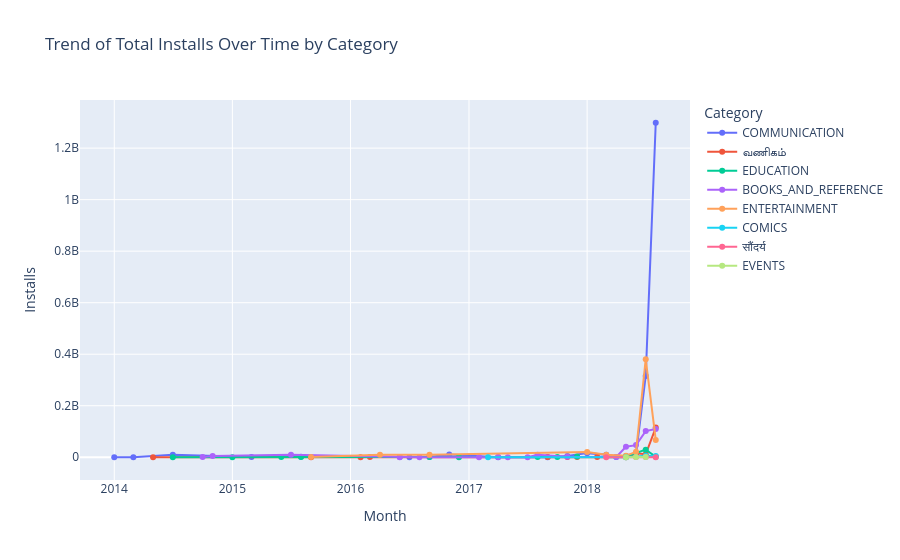

This figure's notebook cell:
### Code cell
for _, row in growth.iterrows():

    fig.add_vrect(
        x0=row["Month"],
        x1=row["Month"],
        fillcolor="lightgreen",
        opacity=0.3,
        line_width=0
    )
fig.show()

### Figure 1 — Plotly figure (JSON) as saved in the notebook; plotly's stock layout.template omitted (floating-point values rounded to 4 significant figures)
{"data": [{"hovertemplate": "Category=COMMUNICATION<br>Month=%{x}<br>Installs=%{y}<extra></extra>", "legendgroup": "COMMUNICATION", "line": {"color": "#636efa", "dash": "solid"}, "marker": {"symbol": "circle"}, "mode": "lines+markers", "name": "COMMUNICATION", "orientation": "v", "showlegend": true, "type": "scatter", "x": ["2014-01", "2014-03", "2014-07", "2015-03", "2015-08", "2016-06", "2016-07", "2016-09", "2016-11", "2017-04", "2017-09", "2017-11", "2018-01", "2018-03", "2018-04", "2018-05", "2018-06", "2018-07", "2018-08"], "xaxis": "x", "y": [100000, 100000, 10000000, 1000000, 2000000, 1000000, 110000, 1000000, 11000000, 100000, 50000, 5000000, 16000000, 10100000, 1000000, 5000000, 11100000, 315730000, 1298510000], "yaxis": "y"}, {"hovertemplate": "Category=வணிகம்<br>Month=%{x}<br>Installs=%{y}<extra></extra>", "legendgroup": "வணிகம்", "line": {"color": "#EF553B", "dash": "solid"}, "marker": {"symbol": "circle"}, "mode": "lines+markers", "name": "வணிகம்", "orientation": "v", "showlegend": true, "type": "scatter", "x": ["2014-05", "2015-09", "2016-02", "2016-03", "2017-09", "2017-11", "2017-12", "2018-02", "2018-05", "2018-06", "2018-07", "2018-08"], "xaxis": "x", "y": [100000, 100000, 10000, 1000000, 1000000, 500000, 1001000, 1000000, 100000, 15200000, 11600000, 115100000], "yaxis": "y"}, {"hovertemplate": "Category=EDUCATION<br>Month=%{x}<br>Installs=%{y}<extra></extra>", "legendgroup": "EDUCATION", "line": {"color": "#00cc96", "dash": "solid"}, "marker": {"symbol": "circle"}, "mode": "lines+markers", "name": "EDUCATION", "orientation": "v", "showlegend": true, "type": "scatter", "x": ["2014-07", "2015-01", "2015-06", "2015-08", "2016-09", "2016-12", "2017-08", "2017-10", "2017-12", "2018-05", "2018-07", "2018-08"], "xaxis": "x", "y": [10000, 100000, 1000000, 1000000, 1000000, 100000, 1000000, 1000000, 3000000, 2100000, 29600000, 2000000], "yaxis": "y"}, {"hovertemplate": "Category=BOOKS_AND_REFERENCE<br>Month=%{x}<br>Installs=%{y}<extra></extra>", "legendgroup": "BOOKS_AND_REFERENCE", "line": {"color": "#ab63fa", "dash": "solid"}, "marker": {"symbol": "circle"}, "mode": "lines+markers", "name": "BOOKS_AND_REFERENCE", "orientation": "v", "showlegend": true, "type": "scatter", "x": ["2014-10", "2014-11", "2015-07", "2016-06", "2016-08", "2017-02", "2017-04", "2017-05", "2017-07", "2017-08", "2017-11", "2018-04", "2018-05", "2018-06", "2018-07", "2018-08"], "xaxis": "x", "y": [500000, 5000000, 10000000, 60000, 100000, 100000, 1000000, 100000, 100000, 10010000, 2000000, 1050000, 40600000, 47100000, 101600000, 110050000], "yaxis": "y"}, {"hovertemplate": "Category=ENTERTAINMENT<br>Month=%{x}<br>Installs=%{y}<extra></extra>", "legendgroup": "ENTERTAINMENT", "line": {"color": "#FFA15A", "dash": "solid"}, "marker": {"symbol": "circle"}, "mode": "lines+markers", "name": "ENTERTAINMENT", "orientation": "v", "showlegend": true, "type": "scatter", "x": ["2015-09", "2016-04", "2016-09", "2018-01", "2018-03", "2018-05", "2018-06", "2018-07", "2018-08"], "xaxis": "x", "y": [1000000, 10000000, 10000000, 20000000, 10000000, 6000000, 21100000, 380800000, 67200000], "yaxis": "y"}, {"hovertemplate": "Category=COMICS<br>Month=%{x}<br>Installs=%{y}<extra></extra>", "legendgroup": "COMICS", "line": {"color": "#19d3f3", "dash": "solid"}, "marker": {"symbol": "circle"}, "mode": "lines+markers", "name": "COMICS", "orientation": "v", "showlegend": true, "type": "scatter", "x": ["2017-03", "2018-05", "2018-07", "2018-08"], "xaxis": "x", "y": [100000, 100000, 6000000, 5050000], "yaxis": "y"}, {"hovertemplate": "Category=सौंदर्य<br>Month=%{x}<br>Installs=%{y}<extra></extra>", "legendgroup": "सौंदर्य", "line": {"color": "#FF6692", "dash": "solid"}, "marker": {"symbol": "circle"}, "mode": "lines+markers", "name": "सौंदर्य", "orientation": "v", "showlegend": true, "type": "scatter", "x": ["2018-03", "2018-06", "2018-07", "2018-08"], "xaxis": "x", "y": [5000, 1000000, 1000000, 100000], "yaxis": "y"}, {"hovertemplate": "Category=EVENTS<br>Month=%{x}<br>Installs=%{y}<extra></extra>", "legendgroup": "EVENTS", "line": {"color": "#B6E880", "dash": "solid"}, "marker": {"symbol": "circle"}, "mode": "lines+markers", "name": "EVENTS", "orientation": "v", "showlegend": true, "type": "scatter", "x": ["2018-05", "2018-06", "2018-07"], "xaxis": "x", "y": [10000, 500000, 1100000], "yaxis": "y"}], "layout": {"legend": {"title": {"text": "Category"}, "tracegroupgap": 0}, "shapes": [{"fillcolor": "lightgreen", "line": {"width": 0}, "opacity": 0.3, "type": "rect", "x0": "2014-07", "x1": "2014-07", "xref": "x", "y0": 0, "y1": 1, "yref": "y domain"}, {"fillcolor": "lightgreen", "line": {"width": 0}, "opacity": 0.3, "type": "rect", "x0": "2014-11", "x1": "2014-11", "xref": "x", "y0": 0, "y1": 1, "yref": "y domain"}, {"fillcolor": "lightgreen", "line": {"width": 0}, "opacity": 0.3, "type": "rect", "x0": "2015-01", "x1": "2015-01", "xref": "x", "y0": 0, "y1": 1, "yref": "y domain"}, {"fillcolor": "lightgreen", "line": {"width": 0}, "opacity": 0.3, "type": "rect", "x0": "2015-06", "x1": "2015-06", "xref": "x", "y0": 0, "y1": 1, "yref": "y domain"}, {"fillcolor": "lightgreen", "line": {"width": 0}, "opacity": 0.3, "type": "rect", "x0": "2015-07", "x1": "2015-07", "xref": "x", "y0": 0, "y1": 1, "yref": "y domain"}, {"fillcolor": "lightgreen", "line": {"width": 0}, "opacity": 0.3, "type": "rect", "x0": "2015-08", "x1": "2015-08", "xref": "x", "y0": 0, "y1": 1, "yref": "y domain"}, {"fillcolor": "lightgreen", "line": {"width": 0}, "opacity": 0.3, "type": "rect", "x0": "2016-03", "x1": "2016-03", "xref": "x", "y0": 0, "y1": 1, "yref": "y domain"}, {"fillcolor": "lightgreen", "line": {"width": 0}, "opacity": 0.3, "type": "rect", "x0": "2016-04", "x1": "2016-04", "xref": "x", "y0": 0, "y1": 1, "yref": "y domain"}, {"fillcolor": "lightgreen", "line": {"width": 0}, "opacity": 0.3, "type": "rect", "x0": "2016-08", "x1": "2016-08", "xref": "x", "y0": 0, "y1": 1, "yref": "y domain"}, {"fillcolor": "lightgreen", "line": {"width": 0}, "opacity": 0.3, "type": "rect", "x0": "2016-09", "x1": "2016-09", "xref": "x", "y0": 0, "y1": 1, "yref": "y domain"}, {"fillcolor": "lightgreen", "line": {"width": 0}, "opacity": 0.3, "type": "rect", "x0": "2016-11", "x1": "2016-11", "xref": "x", "y0": 0, "y1": 1, "yref": "y domain"}, {"fillcolor": "lightgreen", "line": {"width": 0}, "opacity": 0.3, "type": "rect", "x0": "2017-04", "x1": "2017-04", "xref": "x", "y0": 0, "y1": 1, "yref": "y domain"}, {"fillcolor": "lightgreen", "line": {"width": 0}, "opacity": 0.3, "type": "rect", "x0": "2017-08", "x1": "2017-08", "xref": "x", "y0": 0, "y1": 1, "yref": "y domain"}, {"fillcolor": "lightgreen", "line": {"width": 0}, "opacity": 0.3, "type": "rect", "x0": "2017-08", "x1": "2017-08", "xref": "x", "y0": 0, "y1": 1, "yref": "y domain"}, {"fillcolor": "lightgreen", "line": {"width": 0}, "opacity": 0.3, "type": "rect", "x0": "2017-11", "x1": "2017-11", "xref": "x", "y0": 0, "y1": 1, "yref": "y domain"}, {"fillcolor": "lightgreen", "line": {"width": 0}, "opacity": 0.3, "type": "rect", "x0": "2017-12", "x1": "2017-12", "xref": "x", "y0": 0, "y1": 1, "yref": "y domain"}, {"fillcolor": "lightgreen", "line": {"width": 0}, "opacity": 0.3, "type": "rect", "x0": "2017-12", "x1": "2017-12", "xref": "x", "y0": 0, "y1": 1, "yref": "y domain"}, {"fillcolor": "lightgreen", "line": {"width": 0}, "opacity": 0.3, "type": "rect", "x0": "2018-01", "x1": "2018-01", "xref": "x", "y0": 0, "y1": 1, "yref": "y domain"}, {"fillcolor": "lightgreen", "line": {"width": 0}, "opacity": 0.3, "type": "rect", "x0": "2018-01", "x1": "2018-01", "xref": "x", "y0": 0, "y1": 1, "yref": "y domain"}, {"fillcolor": "lightgreen", "line": {"width": 0}, "opacity": 0.3, "type": "rect", "x0": "2018-05", "x1": "2018-05", "xref": "x", "y0": 0, "y1": 1, "yref": "y domain"}, {"fillcolor": "lightgreen", "line": {"width": 0}, "opacity": 0.3, "type": "rect", "x0": "2018-05", "x1": "2018-05", "xref": "x", "y0": 0, "y1": 1, "yref": "y domain"}, {"fillcolor": "lightgreen", "line": {"width": 0}, "opacity": 0.3, "type": "rect", "x0": "2018-06", "x1": "2018-06", "xref": "x", "y0": 0, "y1": 1, "yref": "y domain"}, {"fillcolor": "lightgreen", "line": {"width": 0}, "opacity": 0.3, "type": "rect", "x0": "2018-06", "x1": "2018-06", "xref": "x", "y0": 0, "y1": 1, "yref": "y domain"}, {"fillcolor": "lightgreen", "line": {"width": 0}, "opacity": 0.3, "type": "rect", "x0": "2018-06", "x1": "2018-06", "xref": "x", "y0": 0, "y1": 1, "yref": "y domain"}, {"fillcolor": "lightgreen", "line": {"width": 0}, "opacity": 0.3, "type": "rect", "x0": "2018-06", "x1": "2018-06", "xref": "x", "y0": 0, "y1": 1, "yref": "y domain"}, {"fillcolor": "lightgreen", "line": {"width": 0}, "opacity": 0.3, "type": "rect", "x0": "2018-06", "x1": "2018-06", "xref": "x", "y0": 0, "y1": 1, "yref": "y domain"}, {"fillcolor": "lightgreen", "line": {"width": 0}, "opacity": 0.3, "type": "rect", "x0": "2018-07", "x1": "2018-07", "xref": "x", "y0": 0, "y1": 1, "yref": "y domain"}, {"fillcolor": "lightgreen", "line": {"width": 0}, "opacity": 0.3, "type": "rect", "x0": "2018-07", "x1": "2018-07", "xref": "x", "y0": 0, "y1": 1, "yref": "y domain"}, {"fillcolor": "lightgreen", "line": {"width": 0}, "opacity": 0.3, "type": "rect", "x0": "2018-07", "x1": "2018-07", "xref": "x", "y0": 0, "y1": 1, "yref": "y domain"}, {"fillcolor": "lightgreen", "line": {"width": 0}, "opacity": 0.3, "type": "rect", "x0": "2018-07", "x1": "2018-07", "xref": "x", "y0": 0, "y1": 1, "yref": "y domain"}, {"fillcolor": "lightgreen", "line": {"width": 0}, "opacity": 0.3, "type": "rect", "x0": "2018-07", "x1": "2018-07", "xref": "x", "y0": 0, "y1": 1, "yref": "y domain"}, {"fillcolor": "lightgreen", "line": {"width": 0}, "opacity": 0.3, "type": "rect", "x0": "2018-07", "x1": "2018-07", "xref": "x", "y0": 0, "y1": 1, "yref": "y domain"}, {"fillcolor": "lightgreen", "line": {"width": 0}, "opacity": 0.3, "type": "rect", "x0": "2018-08", "x1": "2018-08", "xref": "x", "y0": 0, "y1": 1, "yref": "y domain"}, {"fillcolor": "lightgreen", "line": {"width": 0}, "opacity": 0.3, "type": "rect", "x0": "2018-08", "x1": "2018-08", "xref": "x", "y0": 0, "y1": 1, "yref": "y domain"}, {"fillcolor": "lightgreen", "line": {"width": 0}, "opacity": 0.3, "type": "rect", "x0": "2014-07", "x1": "2014-07", "xref": "x", "y0": 0, "y1": 1, "yref": "y domain"}, {"fillcolor": "lightgreen", "line": {"width": 0}, "opacity": 0.3, "type": "rect", "x0": "2014-11", "x1": "2014-11", "xref": "x", "y0": 0, "y1": 1, "yref": "y domain"}, {"fillcolor": "lightgreen", "line": {"width": 0}, "opacity": 0.3, "type": "rect", "x0": "2015-01", "x1": "2015-01", "xref": "x", "y0": 0, "y1": 1, "yref": "y domain"}, {"fillcolor": "lightgreen", "line": {"width": 0}, "opacity": 0.3, "type": "rect", "x0": "2015-06", "x1": "2015-06", "xref": "x", "y0": 0, "y1": 1, "yref": "y domain"}, {"fillcolor": "lightgreen", "line": {"width": 0}, "opacity": 0.3, "type": "rect", "x0": "2015-07", "x1": "2015-07", "xref": "x", "y0": 0, "y1": 1, "yref": "y domain"}, {"fillcolor": "lightgreen", "line": {"width": 0}, "opacity": 0.3, "type": "rect", "x0": "2015-08", "x1": "2015-08", "xref": "x", "y0": 0, "y1": 1, "yref": "y domain"}, {"fillcolor": "lightgreen", "line": {"width": 0}, "opacity": 0.3, "type": "rect", "x0": "2016-03", "x1": "2016-03", "xref": "x", "y0": 0, "y1": 1, "yref": "y domain"}, {"fillcolor": "lightgreen", "line": {"width": 0}, "opacity": 0.3, "type": "rect", "x0": "2016-04", "x1": "2016-04", "xref": "x", "y0": 0, "y1": 1, "yref": "y domain"}, {"fillcolor": "lightgreen", "line": {"width": 0}, "opacity": 0.3, "type": "rect", "x0": "2016-08", "x1": "2016-08", "xref": "x", "y0": 0, "y1": 1, "yref": "y domain"}, {"fillcolor": "lightgreen", "line": {"width": 0}, "opacity": 0.3, "type": "rect", "x0": "2016-09", "x1": "2016-09", "xref": "x", "y0": 0, "y1": 1, "yref": "y domain"}, {"fillcolor": "lightgreen", "line": {"width": 0}, "opacity": 0.3, "type": "rect", "x0": "2016-11", "x1": "2016-11", "xref": "x", "y0": 0, "y1": 1, "yref": "y domain"}, {"fillcolor": "lightgreen", "line": {"width": 0}, "opacity": 0.3, "type": "rect", "x0": "2017-04", "x1": "2017-04", "xref": "x", "y0": 0, "y1": 1, "yref": "y domain"}, {"fillcolor": "lightgreen", "line": {"width": 0}, "opacity": 0.3, "type": "rect", "x0": "2017-08", "x1": "2017-08", "xref": "x", "y0": 0, "y1": 1, "yref": "y domain"}, {"fillcolor": "lightgreen", "line": {"width": 0}, "opacity": 0.3, "type": "rect", "x0": "2017-08", "x1": "2017-08", "xref": "x", "y0": 0, "y1": 1, "yref": "y domain"}, {"fillcolor": "lightgreen", "line": {"width": 0}, "opacity": 0.3, "type": "rect", "x0": "2017-11", "x1": "2017-11", "xref": "x", "y0": 0, "y1": 1, "yref": "y domain"}, {"fillcolor": "lightgreen", "line": {"width": 0}, "opacity": 0.3, "type": "rect", "x0": "2017-12", "x1": "2017-12", "xref": "x", "y0": 0, "y1": 1, "yref": "y domain"}, {"fillcolor": "lightgreen", "line": {"width": 0}, "opacity": 0.3, "type": "rect", "x0": "2017-12", "x1": "2017-12", "xref": "x", "y0": 0, "y1": 1, "yref": "y domain"}, {"fillcolor": "lightgreen", "line": {"width": 0}, "opacity": 0.3, "type": "rect", "x0": "2018-01", "x1": "2018-01", "xref": "x", "y0": 0, "y1": 1, "yref": "y domain"}, {"fillcolor": "lightgreen", "line": {"width": 0}, "opacity": 0.3, "type": "rect", "x0": "2018-01", "x1": "2018-01", "xref": "x", "y0": 0, "y1": 1, "yref": "y domain"}, {"fillcolor": "lightgreen", "line": {"width": 0}, "opacity": 0.3, "type": "rect", "x0": "2018-05", "x1": "2018-05", "xref": "x", "y0": 0, "y1": 1, "yref": "y domain"}, {"fillcolor": "lightgreen", "line": {"width": 0}, "opacity": 0.3, "type": "rect", "x0": "2018-05", "x1": "2018-05", "xref": "x", "y0": 0, "y1": 1, "yref": "y domain"}, {"fillcolor": "lightgreen", "line": {"width": 0}, "opacity": 0.3, "type": "rect", "x0": "2018-06", "x1": "2018-06", "xref": "x", "y0": 0, "y1": 1, "yref": "y domain"}, {"fillcolor": "lightgreen", "line": {"width": 0}, "opacity": 0.3, "type": "rect", "x0": "2018-06", "x1": "2018-06", "xref": "x", "y0": 0, "y1": 1, "yref": "y domain"}, {"fillcolor": "lightgreen", "line": {"width": 0}, "opacity": 0.3, "type": "rect", "x0": "2018-06", "x1": "2018-06", "xref": "x", "y0": 0, "y1": 1, "yref": "y domain"}, {"fillcolor": "lightgreen", "line": {"width": 0}, "opacity": 0.3, "type": "rect", "x0": "2018-06", "x1": "2018-06", "xref": "x", "y0": 0, "y1": 1, "yref": "y domain"}, {"fillcolor": "lightgreen", "line": {"width": 0}, "opacity": 0.3, "type": "rect", "x0": "2018-06", "x1": "2018-06", "xref": "x", "y0": 0, "y1": 1, "yref": "y domain"}, {"fillcolor": "lightgreen", "line": {"width": 0}, "opacity": 0.3, "type": "rect", "x0": "2018-07", "x1": "2018-07", "xref": "x", "y0": 0, "y1": 1, "yref": "y domain"}, {"fillcolor": "lightgreen", "line": {"width": 0}, "opacity": 0.3, "type": "rect", "x0": "2018-07", "x1": "2018-07", "xref": "x", "y0": 0, "y1": 1, "yref": "y domain"}, {"fillcolor": "lightgreen", "line": {"width": 0}, "opacity": 0.3, "type": "rect", "x0": "2018-07", "x1": "2018-07", "xref": "x", "y0": 0, "y1": 1, "yref": "y domain"}, {"fillcolor": "lightgreen", "line": {"width": 0}, "opacity": 0.3, "type": "rect", "x0": "2018-07", "x1": "2018-07", "xref": "x", "y0": 0, "y1": 1, "yref": "y domain"}, {"fillcolor": "lightgreen", "line": {"width": 0}, "opacity": 0.3, "type": "rect", "x0": "2018-07", "x1": "2018-07", "xref": "x", "y0": 0, "y1": 1, "yref": "y domain"}, {"fillcolor": "lightgreen", "line": {"width": 0}, "opacity": 0.3, "type": "rect", "x0": "2018-07", "x1": "2018-07", "xref": "x", "y0": 0, "y1": 1, "yref": "y domain"}, {"fillcolor": "lightgreen", "line": {"width": 0}, "opacity": 0.3, "type": "rect", "x0": "2018-08", "x1": "2018-08", "xref": "x", "y0": 0, "y1": 1, "yref": "y domain"}, {"fillcolor": "lightgreen", "line": {"width": 0}, "opacity": 0.3, "type": "rect", "x0": "2018-08", "x1": "2018-08", "xref": "x", "y0": 0, "y1": 1, "yref": "y domain"}, {"fillcolor": "lightgreen", "line": {"width": 0}, "opacity": 0.3, "type": "rect", "x0": "2014-07", "x1": "2014-07", "xref": "x", "y0": 0, "y1": 1, "yref": "y domain"}, {"fillcolor": "lightgreen", "line": {"width": 0}, "opacity": 0.3, "type": "rect", "x0": "2014-11", "x1": "2014-11", "xref": "x", "y0": 0, "y1": 1, "yref": "y domain"}, {"fillcolor": "lightgreen", "line": {"width": 0}, "opacity": 0.3, "type": "rect", "x0": "2015-01", "x1": "2015-01", "xref": "x", "y0": 0, "y1": 1, "yref": "y domain"}, {"fillcolor": "lightgreen", "line": {"width": 0}, "opacity": 0.3, "type": "rect", "x0": "2015-06", "x1": "2015-06", "xref": "x", "y0": 0, "y1": 1, "yref": "y domain"}, {"fillcolor": "lightgreen", "line": {"width": 0}, "opacity": 0.3, "type": "rect", "x0": "2015-07", "x1": "2015-07", "xref": "x", "y0": 0, "y1": 1, "yref": "y domain"}, {"fillcolor": "lightgreen", "line": {"width": 0}, "opacity": 0.3, "type": "rect", "x0": "2015-08", "x1": "2015-08", "xref": "x", "y0": 0, "y1": 1, "yref": "y domain"}, {"fillcolor": "lightgreen", "line": {"width": 0}, "opacity": 0.3, "type": "rect", "x0": "2016-03", "x1": "2016-03", "xref": "x", "y0": 0, "y1": 1, "yref": "y domain"}, {"fillcolor": "lightgreen", "line": {"width": 0}, "opacity": 0.3, "type": "rect", "x0": "2016-04", "x1": "2016-04", "xref": "x", "y0": 0, "y1": 1, "yref": "y domain"}, {"fillcolor": "lightgreen", "line": {"width": 0}, "opacity": 0.3, "type": "rect", "x0": "2016-08", "x1": "2016-08", "xref": "x", "y0": 0, "y1": 1, "yref": "y domain"}, {"fillcolor": "lightgreen", "line": {"width": 0}, "opacity": 0.3, "type": "rect", "x0": "2016-09", "x1": "2016-09", "xref": "x", "y0": 0, "y1": 1, "yref": "y domain"}, {"fillcolor": "lightgreen", "line": {"width": 0}, "opacity": 0.3, "type": "rect", "x0": "2016-11", "x1": "2016-11", "xref": "x", "y0": 0, "y1": 1, "yref": "y domain"}, {"fillcolor": "lightgreen", "line": {"width": 0}, "opacity": 0.3, "type": "rect", "x0": "2017-04", "x1": "2017-04", "xref": "x", "y0": 0, "y1": 1, "yref": "y domain"}, {"fillcolor": "lightgreen", "line": {"width": 0}, "opacity": 0.3, "type": "rect", "x0": "2017-08", "x1": "2017-08", "xref": "x", "y0": 0, "y1": 1, "yref": "y domain"}, {"fillcolor": "lightgreen", "line": {"width": 0}, "opacity": 0.3, "type": "rect", "x0": "2017-08", "x1": "2017-08", "xref": "x", "y0": 0, "y1": 1, "yref": "y domain"}, {"fillcolor": "lightgreen", "line": {"width": 0}, "opacity": 0.3, "type": "rect", "x0": "2017-11", "x1": "2017-11", "xref": "x", "y0": 0, "y1": 1, "yref": "y domain"}, {"fillcolor": "lightgreen", "line": {"width": 0}, "opacity": 0.3, "type": "rect", "x0": "2017-12", "x1": "2017-12", "xref": "x", "y0": 0, "y1": 1, "yref": "y domain"}, {"fillcolor": "lightgreen", "line": {"width": 0}, "opacity": 0.3, "type": "rect", "x0": "2017-12", "x1": "2017-12", "xref": "x", "y0": 0, "y1": 1, "yref": "y domain"}, {"fillcolor": "lightgreen", "line": {"width": 0}, "opacity": 0.3, "type": "rect", "x0": "2018-01", "x1": "2018-01", "xref": "x", "y0": 0, "y1": 1, "yref": "y domain"}, {"fillcolor": "lightgreen", "line": {"width": 0}, "opacity": 0.3, "type": "rect", "x0": "2018-01", "x1": "2018-01", "xref": "x", "y0": 0, "y1": 1, "yref": "y domain"}, {"fillcolor": "lightgreen", "line": {"width": 0}, "opacity": 0.3, "type": "rect", "x0": "2018-05", "x1": "2018-05", "xref": "x", "y0": 0, "y1": 1, "yref": "y domain"}, {"fillcolor": "lightgreen", "line": {"width": 0}, "opacity": 0.3, "type": "rect", "x0": "2018-05", "x1": "2018-05", "xref": "x", "y0": 0, "y1": 1, "yref": "y domain"}, {"fillcolor": "lightgreen", "line": {"width": 0}, "opacity": 0.3, "type": "rect", "x0": "2018-06", "x1": "2018-06", "xref": "x", "y0": 0, "y1": 1, "yref": "y domain"}, {"fillcolor": "lightgreen", "line": {"width": 0}, "opacity": 0.3, "type": "rect", "x0": "2018-06", "x1": "2018-06", "xref": "x", "y0": 0, "y1": 1, "yref": "y domain"}, {"fillcolor": "lightgreen", "line": {"width": 0}, "opacity": 0.3, "type": "rect", "x0": "2018-06", "x1": "2018-06", "xref": "x", "y0": 0, "y1": 1, "yref": "y domain"}, {"fillcolor": "lightgreen", "line": {"width": 0}, "opacity": 0.3, "type": "rect", "x0": "2018-06", "x1": "2018-06", "xref": "x", "y0": 0, "y1": 1, "yref": "y domain"}, {"fillcolor": "lightgreen", "line": {"width": 0}, "opacity": 0.3, "type": "rect", "x0": "2018-06", "x1": "2018-06", "xref": "x", "y0": 0, "y1": 1, "yref": "y domain"}, {"fillcolor": "lightgreen", "line": {"width": 0}, "opacity": 0.3, "type": "rect", "x0": "2018-07", "x1": "2018-07", "xref": "x", "y0": 0, "y1": 1, "yref": "y domain"}, {"fillcolor": "lightgreen", "line": {"width": 0}, "opacity": 0.3, "type": "rect", "x0": "2018-07", "x1": "2018-07", "xref": "x", "y0": 0, "y1": 1, "yref": "y domain"}, {"fillcolor": "lightgreen", "line": {"width": 0}, "opacity": 0.3, "type": "rect", "x0": "2018-07", "x1": "2018-07", "xref": "x", "y0": 0, "y1": 1, "yref": "y domain"}, {"fillcolor": "lightgreen", "line": {"width": 0}, "opacity": 0.3, "type": "rect", "x0": "2018-07", "x1": "2018-07", "xref": "x", "y0": 0, "y1": 1, "yref": "y domain"}, {"fillcolor": "lightgreen", "line": {"width": 0}, "opacity": 0.3, "type": "rect", "x0": "2018-07", "x1": "2018-07", "xref": "x", "y0": 0, "y1": 1, "yref": "y domain"}, {"fillcolor": "lightgreen", "line": {"width": 0}, "opacity": 0.3, "type": "rect", "x0": "2018-07", "x1": "2018-07", "xref": "x", "y0": 0, "y1": 1, "yref": "y domain"}, {"fillcolor": "lightgreen", "line": {"width": 0}, "opacity": 0.3, "type": "rect", "x0": "2018-08", "x1": "2018-08", "xref": "x", "y0": 0, "y1": 1, "yref": "y domain"}, {"fillcolor": "lightgreen", "line": {"width": 0}, "opacity": 0.3, "type": "rect", "x0": "2018-08", "x1": "2018-08", "xref": "x", "y0": 0, "y1": 1, "yref": "y domain"}], "title": {"text": "Trend of Total Installs Over Time by Category"}, "xaxis": {"anchor": "y", "domain": [0, 1], "title": {"text": "Month"}}, "yaxis": {"anchor": "x", "domain": [0, 1], "title": {"text": "Installs"}}}}
